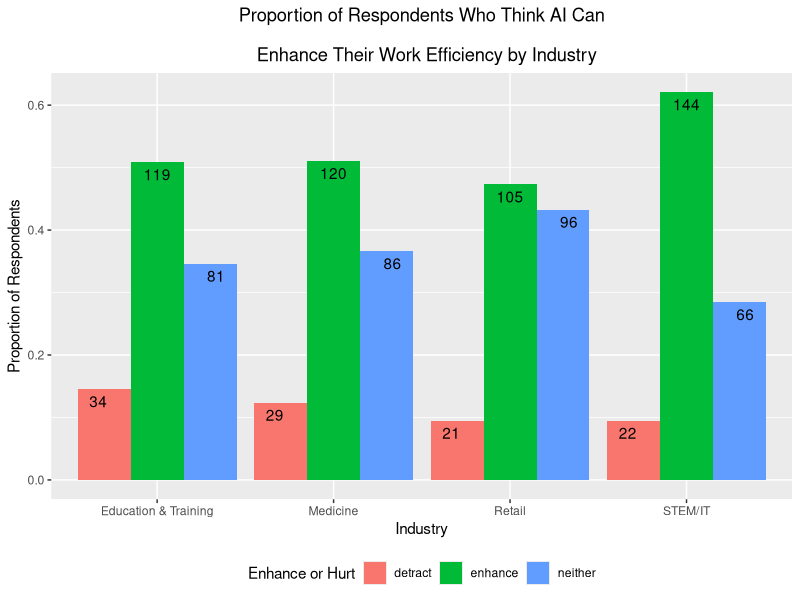
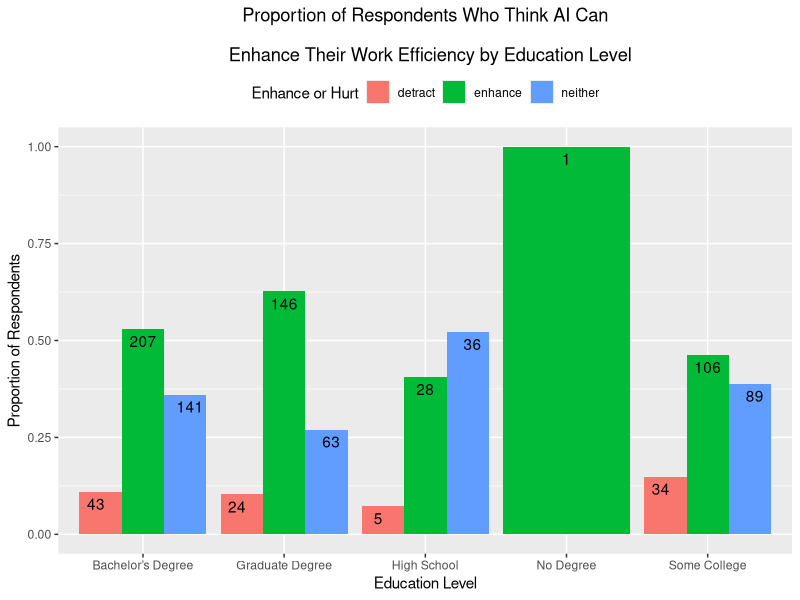
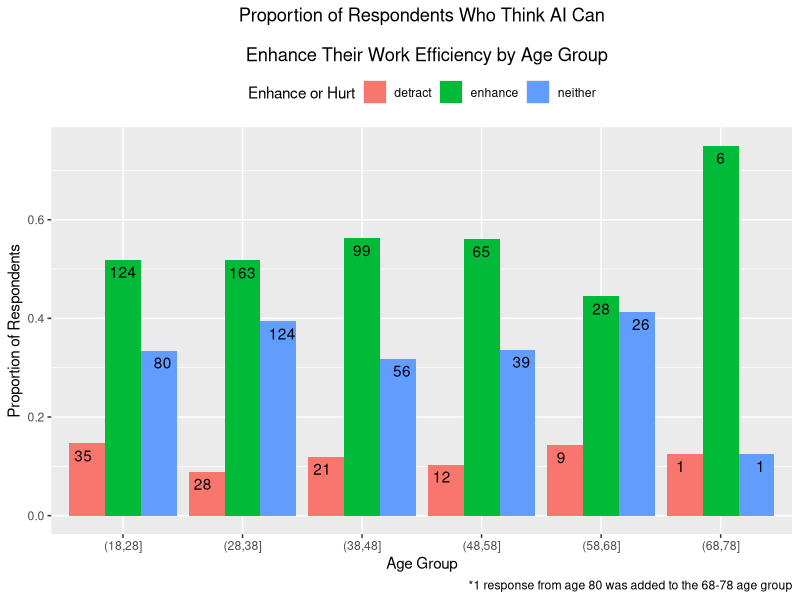
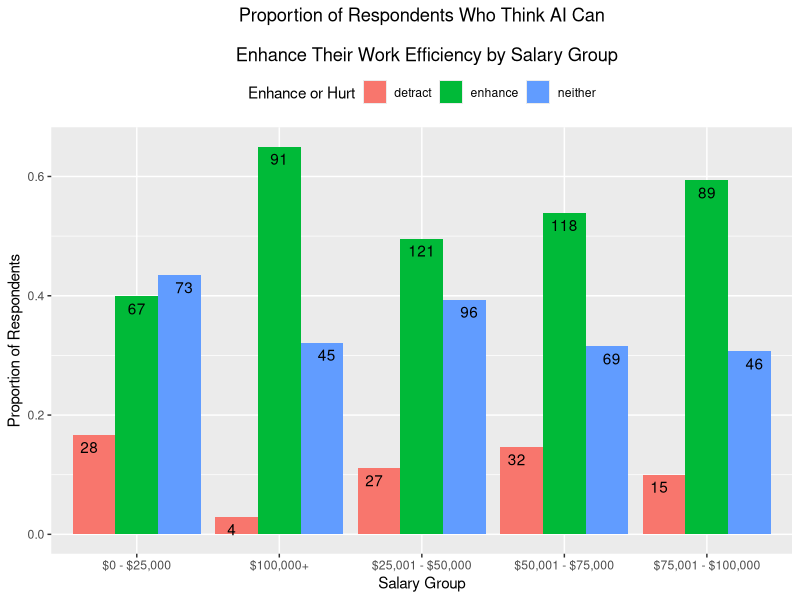

R code for these plots, in order:
## ---- chunk 1
library(tidyverse)
library(ggplot2)

# Load data. Top row is column name.
edu <- read.csv("prolific_edu.csv")
health <- read.csv("prolific_health.csv")
retail <- read.csv("prolific_retail.csv")
tech <- read.csv("prolific_tech.csv")
qualtrics <- read.csv("qualtrics_data.csv")
## ---- chunk 2
# Combine data into one data frame after mutating Age to be one data type
edu <- edu %>% mutate(Age = as.character(Age))
health <- health %>% mutate(Age = as.character(Age))
retail <- retail %>% mutate(Age = as.character(Age))
tech <- tech %>% mutate(Age = as.character(Age))

combined <- bind_rows(edu, health, retail, tech)
# export combined data to csv
# write.csv(combined, "combined_non_qualtrics.csv")
## ---- chunk 3
# combine qualtrics and combined data using qualtrics data's
#     ProlificID column and combined data's Participant id
combined <- left_join(qualtrics, combined,
  by = c("ProlificID" = "Participant.id")
)
# rename "Duration..in.seconds." column to "Duration"
colnames(combined)[
  colnames(combined) == "Duration..in.seconds."
] <- "Duration"
# remove Age.x and keep only Age.y column and rename Age.y to Age
combined <- combined %>%
  select(-Age.x) %>%
  rename(Age = Age.y)
# remove Status.x and Status.y columns
combined <- combined %>%
  select(-Status.x) %>%
  select(-Status.y)
# remove Finished, Progress, UserLanguage, DistributionChannel,
# Nationality, and Consent columns
combined <- combined %>%
  select(-Finished) %>%
  select(-Progress) %>%
  select(-UserLanguage) %>%
  select(-DistributionChannel) %>%
  select(-Nationality) %>%
  select(-Consent)


# remove rows where Submission.id is NA
combined <- combined %>%
  filter(!is.na(Submission.id))
# Keep only rows which say "United States" in "Country.of.residence" column
combined <- combined %>%
  filter(combined$Country.of.residence == "United States")
# Replace all cells that say "Information Technology" and
# "Science, Technology, Engineering & Mathematics" to "STEM/IT"
# in Employment.sector column
combined$Employment.sector[
  combined$Employment.sector == "Information Technology"
] <- "STEM/IT"
combined$Employment.sector[
  combined$Employment.sector == "Science, Technology, Engineering & Mathematics"
] <- "STEM/IT"

# change all cells in column EnhanceHurt that say
# "AI will neither enhance nor detract from my work" to "neither",
# "AI will enhance my work" to "enhance", and
# "AI will detract from my work" to "detract"
combined$EnhanceHurt[
  combined$EnhanceHurt == "AI will neither enhance nor detract from my work"
] <- "neither"
combined$EnhanceHurt[
  combined$EnhanceHurt == "AI will enhance my work"
] <- "enhance"
combined$EnhanceHurt[
  combined$EnhanceHurt == "AI will detract from my work"
] <- "detract"

# export data to csv
# write.csv(combined, "combined_qualtrics.csv")
## ---- chunk 4
# Keep only rows which say "Compose an email" in "Attention" column
combined <- combined %>% filter(combined$Attention == "Compose an email")
# remove Attention column
combined <- combined %>% select(-Attention)
# export data to csv
# write.csv(combined, "combined_qualtrics_attentive.csv")
## ---- chunk 5
# Create a new data frame with only the columns we need
avg_time <- combined %>% select(Duration)
# Remove rows where Duration is NA
avg_time <- avg_time %>% filter(!is.na(Duration))
# Calculate the average time taken to complete the survey
avg_time <- avg_time %>% summarise(avg_time = mean(Duration))
# Convert to <x> minutes and <y> seconds
avg_time$avg_time <- avg_time$avg_time / 60
avg_time$avg_time <- paste0(
  floor(avg_time$avg_time),
  " minutes and ",
  round((avg_time$avg_time - floor(avg_time$avg_time)) * 60),
  " seconds"
)
# Print the average time taken to complete the survey
avg_time
## ---- chunk 6
# Create a new data frame with only the columns we need
enhancehurt_vs_industry <- combined %>%
  select(EnhanceHurt, Employment.sector)
## ---- chunk 7
# Remove rows where Employment.sector is NA
enhancehurt_vs_industry <- enhancehurt_vs_industry %>%
  filter(!is.na(Employment.sector))
# Remove rows where EnhanceHurt is NA
enhancehurt_vs_industry <- enhancehurt_vs_industry %>%
  filter(!is.na(EnhanceHurt))

# For each industry, calculate the proportion of
# respondents who think AI can enhance their work efficiency
enhancehurt_vs_industry <- enhancehurt_vs_industry %>%
  group_by(Employment.sector, EnhanceHurt) %>%
  summarize(count = n()) %>%
  mutate(prop = count / sum(count))
## ---- chunk 8
# Visualize using different histogram for each industry.
# Show the number of respondents inside each bar.
# make legend bottom. Wrap x axis labels without changing plot size.
enhancehurt_vs_industry_plot <- ggplot(
  enhancehurt_vs_industry,
  aes(
    x = Employment.sector,
    y = prop, fill = EnhanceHurt
  )
) +
  geom_bar(stat = "identity", position = "dodge") +
  geom_text(aes(label = count),
    position = position_dodge(width = 1),
    vjust = 1.5
  ) +
  labs(
    x = "Industry", y = "Proportion of Respondents",
    fill = "Enhance or Hurt"
  ) +
  ggtitle("Proportion of Respondents Who Think AI Can\n
  Enhance Their Work Efficiency by Industry") +
  theme(
    plot.title = element_text(hjust = 0.5),
    legend.position = "bottom"
  )

enhancehurt_vs_industry_plot
## ---- chunk 9
# Create a new data frame with only the columns we need
enhancehurt_vs_education <- combined %>%
  select(EnhanceHurt, Education)
## ---- chunk 10
# Remove rows where Education is NA
enhancehurt_vs_education <- enhancehurt_vs_education %>%
  filter(!is.na(Education))
# Remove rows where EnhanceHurt is NA
enhancehurt_vs_education <- enhancehurt_vs_education %>%
  filter(!is.na(EnhanceHurt))

# For each education level, calculate the proportion of
# respondents who think AI can enhance their work efficiency
enhancehurt_vs_education <- enhancehurt_vs_education %>%
  group_by(Education, EnhanceHurt) %>%
  summarize(count = n()) %>%
  mutate(prop = count / sum(count))
## ---- chunk 11
# Visualize using different histogram for each education level.
# Show the number of respondents on each bar.
enhancehurt_vs_education_plot <- ggplot(enhancehurt_vs_education, aes(
  x = Education, y = prop,
  fill = EnhanceHurt
)) +
  geom_bar(stat = "identity", position = "dodge") +
  geom_text(aes(label = count),
    position = position_dodge(width = 1),
    vjust = 1.5
  ) +
  labs(
    x = "Education Level", y = "Proportion of Respondents",
    fill = "Enhance or Hurt"
  ) +
  ggtitle("Proportion of Respondents Who Think AI Can\n
  Enhance Their Work Efficiency by Education Level") +
  theme(plot.title = element_text(hjust = 0.5)) +
  theme(legend.position = "top")

enhancehurt_vs_education_plot
## ---- chunk 12
# Create a new data frame with only the columns we need
enhancehurt_vs_age <- combined %>% select(EnhanceHurt, Age)
## ---- chunk 13
# Remove the Ages which say "DATA_EXPIRED" and "923"
enhancehurt_vs_age <- enhancehurt_vs_age %>%
  filter(enhancehurt_vs_age$Age != "DATA_EXPIRED")
enhancehurt_vs_age <- enhancehurt_vs_age %>%
  filter(enhancehurt_vs_age$Age != "923")
# Remove rows where Age is NA
enhancehurt_vs_age <- enhancehurt_vs_age %>%
  filter(!is.na(Age))
# Remove rows where EnhanceHurt is NA
enhancehurt_vs_age <- enhancehurt_vs_age %>%
  filter(!is.na(EnhanceHurt))

# Change age rows which say "79" and "80" to "73"
enhancehurt_vs_age$Age[enhancehurt_vs_age$Age == "79"] <- "73"
enhancehurt_vs_age$Age[enhancehurt_vs_age$Age == "80"] <- "73"

# Convert Age to numeric
enhancehurt_vs_age$Age <- as.numeric(as.character(enhancehurt_vs_age$Age))
# group ages by 5 years
enhancehurt_vs_age$Age <- cut(enhancehurt_vs_age$Age,
  breaks = seq(18, 80, by = 10)
)
# remove NA
enhancehurt_vs_age <- enhancehurt_vs_age %>% filter(!is.na(Age))

# create a new dataframe with the proportion of respondents who think AI can enhance their work efficiency for each age group
enhancehurt_vs_age <- enhancehurt_vs_age %>%
  group_by(Age, EnhanceHurt) %>%
  summarize(count = n()) %>%
  mutate(prop = count / sum(count))
## ---- chunk 14
# Visualize using different histogram for each age group.
# Show the number of respondents on each bar.
enhancehurt_vs_age_plot <- ggplot(enhancehurt_vs_age, aes(
  x = Age, y = prop,
  fill = EnhanceHurt
)) +
  geom_bar(stat = "identity", position = "dodge") +
  geom_text(aes(label = count),
    position = position_dodge(width = 1),
    vjust = 1.5
  ) +
  labs(
    x = "Age Group",
    y = "Proportion of Respondents",
    fill = "Enhance or Hurt",
    caption = "*1 response from age 80 was added to the 68-78 age group"
  ) +
  ggtitle("Proportion of Respondents Who Think AI Can\n
  Enhance Their Work Efficiency by Age Group") +
  theme(plot.title = element_text(hjust = 0.5)) +
  theme(legend.position = "top")

enhancehurt_vs_age_plot
## ---- chunk 15
# Create a new data frame with only the columns we need
enhancehurt_vs_salary <- combined %>% select(EnhanceHurt, Salary)
## ---- chunk 16
# Remove rows where Salary is NA
enhancehurt_vs_salary <- enhancehurt_vs_salary %>%
  filter(!is.na(Salary))
# Remove rows where EnhanceHurt is NA
enhancehurt_vs_salary <- enhancehurt_vs_salary %>%
  filter(!is.na(EnhanceHurt))

# remove rows where Salary is empty
enhancehurt_vs_salary <- enhancehurt_vs_salary %>%
  filter(Salary != "")

# Create a new dataframe with the proportion of respondents who
# think AI can enhance their work efficiency for each salary group
enhancehurt_vs_salary <- enhancehurt_vs_salary %>%
  group_by(Salary, EnhanceHurt) %>%
  summarize(count = n()) %>%
  mutate(prop = count / sum(count))
## ---- chunk 17
# Visualize using different histogram for each salary group.
# Show the number of respondents on each bar.
enhancehurt_vs_salary_plot <- ggplot(enhancehurt_vs_salary, aes(
  x = Salary, y = prop,
  fill = EnhanceHurt
)) +
  geom_bar(stat = "identity", position = "dodge") +
  geom_text(aes(label = count),
    position = position_dodge(width = 1),
    vjust = 1.5
  ) +
  labs(
    x = "Salary Group",
    y = "Proportion of Respondents",
    fill = "Enhance or Hurt"
  ) +
  ggtitle("Proportion of Respondents Who Think AI Can\n
  Enhance Their Work Efficiency by Salary Group") +
  theme(plot.title = element_text(hjust = 0.5)) +
  theme(legend.position = "top")

enhancehurt_vs_salary_plot
## ---- chunk 18
# Create a new data frame with only the columns we need
enhancehurt_vs_gender <- combined %>% select(EnhanceHurt, Gender)
## ---- chunk 19
# Remove rows where Gender is NA
enhancehurt_vs_gender <- enhancehurt_vs_gender %>%
  filter(!is.na(Gender))
# Remove rows where EnhanceHurt is NA
enhancehurt_vs_gender <- enhancehurt_vs_gender %>%
  filter(!is.na(EnhanceHurt))

table(enhancehurt_vs_gender$Gender)

# remove rows where Gender is empty
enhancehurt_vs_gender <- enhancehurt_vs_gender %>%
  filter(Gender != "Prefer to self-describe")

# Create a new dataframe with the proportion of respondents who
# think AI can enhance their work efficiency for each gender
enhancehurt_vs_gender <- enhancehurt_vs_gender %>%
  group_by(Gender, EnhanceHurt) %>%
  summarize(count = n()) %>%
  mutate(prop = count / sum(count))
## ---- chunk 20
# Visualize using different histogram for each gender.
# Show the number of respondents on each bar.

